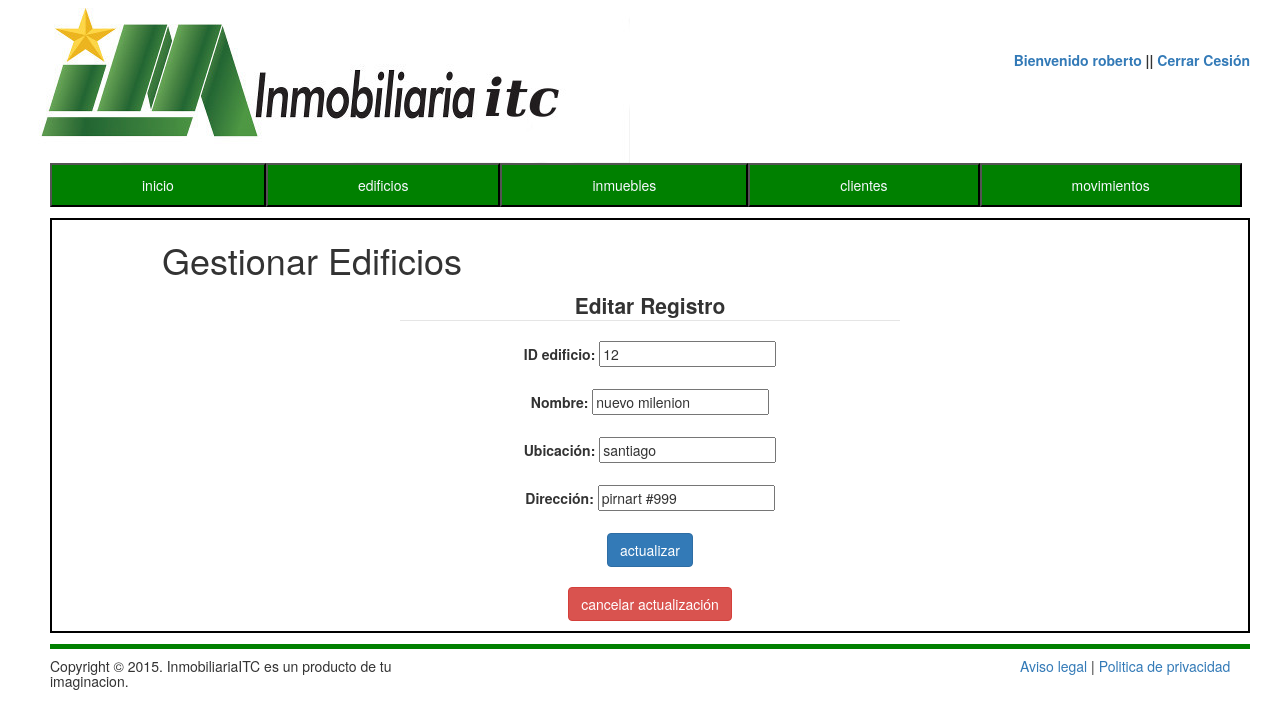
The page /vistas/Eedificios.php?id=12&ideditar=2 (signed in) on the database its author committed.
### tables this page shows
CREATE TABLE `edificios` (
  `id` int(11) NOT NULL,
  `nombre` varchar(100) NOT NULL,
  `ubicacion` varchar(100) NOT NULL,
  `direccion` varchar(100) NOT NULL
);

### vistas/Eedificios.php (the view, shortened to what this page needs)
<!DOCTYPE html>
<html>
<head>
<link rel="stylesheet" href="../css/style.css" type="text/css" media="all" >
	<link href="../css/bootstrap.min.css" rel="stylesheet">
    <link rel="stylesheet" href="../css/jquery.dataTables.css">
</head>
<body>
	<img class="logo" alt="logo" src="../medios/Logo1.jpg" />
	<form class="login">
		<label><a href="">Bienvenido <strong><?php echo $_SESSION['user'];?></strong> </a> || <a href="../controladores/desconectar.php"> Cerrar Cesión </a></label>
	</form>
	<ul class="clase-1">
		<li><a href="../index.php" >inicio</a></li>
		<li><a href="edificios.php" >edificios</a></li>
		<li><a href="inmuebles.php" >inmuebles</a></li>
		<li><a href="clientes.php" >clientes</a></li>
		<li><a href="movimientos.php" >movimientos</a></li>
	</ul>
<div class="inicio" >
		 <h1 style="margin-left: 110px;">Gestionar Edificios</h1>
			<div id="Eedificio" ><center>
	<form method="post" action="" >
	 <?php include("../datos/connect_db.php")?>
		<?php
		 $id = $_GET["id"];
			$sql=("SELECT * FROM edificios WHERE id = $id ");
				$query=mysqli_query($db,$sql);
     		?>
     		 <?php while($row = mysqli_fetch_array($query, MYSQLI_ASSOC)){ ?>
   	<fieldset style="width : 500px; margin : 10px 10px 10px 10px; ">
    	<legend  style=""><b>Editar Registro</b></legend>
    			<label style=""><b>ID edificio: </b></label>
      <input type="text" name="id_edificio" value="<?=$row["id"];?>" required placeholder=""  readonly="readonly" value="<?=$row["id_vehiculo"];?>"/></br></br>
      <label style=""><b>Nombre: </b></b></label>
      <input type="text" name="nombre" value="<?=$row["nombre"];?>" required placeholder="" /></br></br>
  	<label style=""><b>Ubicación: </b></label>
      <input type="text" name="ubicacion" value="<?=$row["ubicacion"];?>" required placeholder="" /></br></br>
      <label style=""><b>Dirección: </b></label>
      <input type="text" name="direccion" value="<?=$row["direccion"];?>"  required placeholder=""/></br></br>
<?php } ?>
      <input   type="submit" name="submit" value="actualizar" class="btn btn-primary" /></br></br><a href="edificios.php" class="btn btn-danger" >cancelar actualización</a>
   	</fieldset>
		</form></center>
		</div>
</div>
	<div class="piepag"><h5>Copyright © 2015. InmobiliariaITC es un producto de tu imaginacion.</h5><p><a href="#">Aviso legal</a> | <a href="#">Politica de privacidad</a></p></div>
</body>
</html>

### css/style.css (style rules this page uses)
.logo { float: left; margin-left: 30px; }
body { width: 1250px; }
.login { float: right; margin-top: 50px; }
.clase-1 { list-style:none; width: 1250px; float: left; margin-left: 10px; }
.clase-1 li { background-color: green; float: left; padding: 10px ; border: black 2px outset; }
.clase-1 li a { text-decoration: none; color: ghostwhite; padding: 10px 80px; }
.inicio { border: 2px solid black; float:left; width : 1200px; margin: 1px 50px; }
.piepag { width: 1200px; border-top: 5px outset green; float: left; margin: 10px 50px; }
.piepag h5 { width: 400px; float : left; }
.piepag p { margin-top: 7px; width: 230px; float: right; }

### rows shown on the page
edificios: id_edificio "12", nombre "nuevo milenion", ubicacion "santiago", direccion "pirnart #999"

### other values the page prints
$_SESSION['user'] "roberto"
